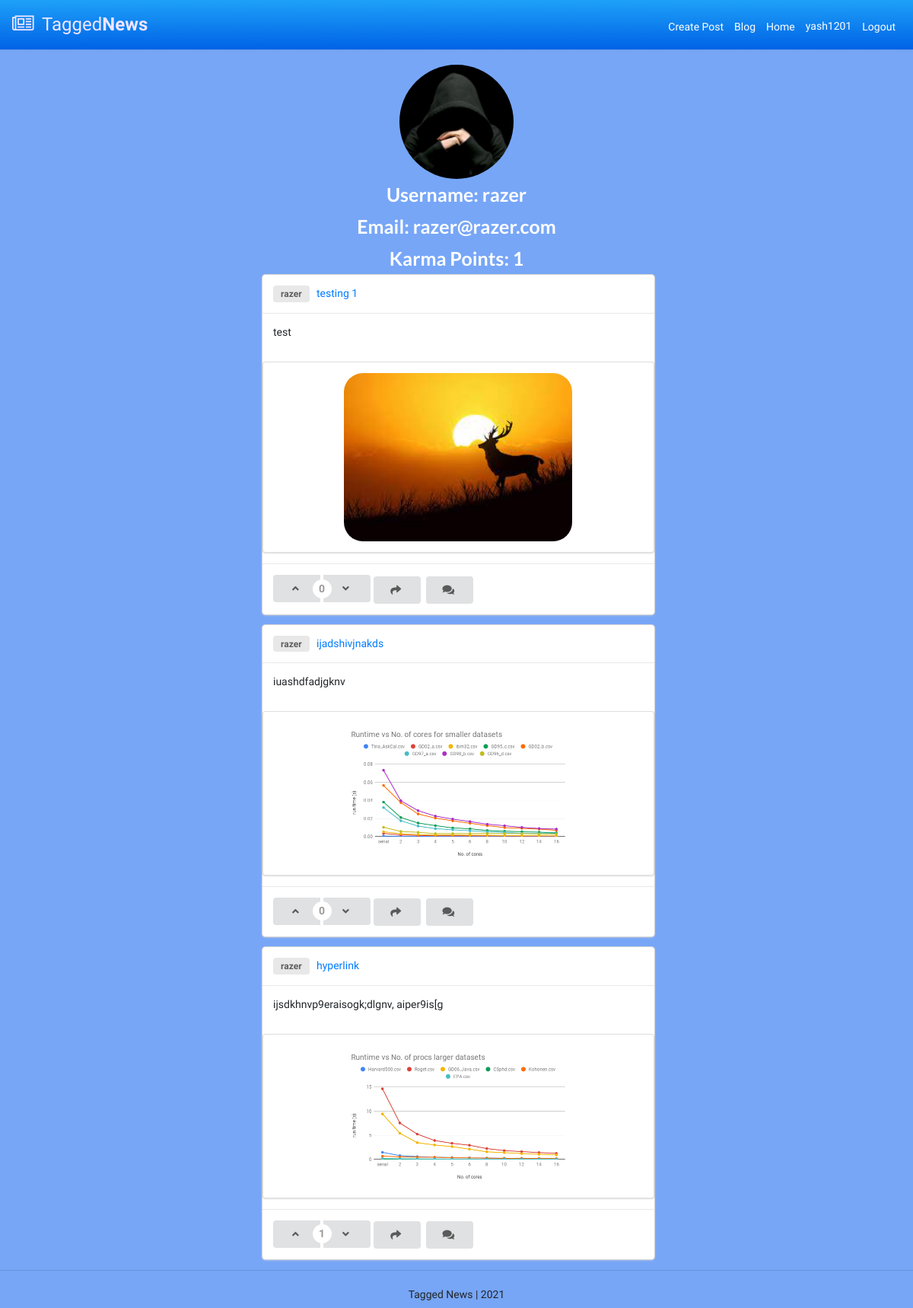
The page /account/profile/razer (signed in) on the database its author committed.
### account/models.py (models this page shows, shortened)
class Account(AbstractBaseUser, PermissionsMixin):
    email                       = models.EmailField(verbose_name="email", max_length=60, unique=True)
    username                    = models.CharField(max_length=30, unique=True)
    avatar                      = models.ImageField(upload_to=upload_location,default='avatar/default.png', blank=False)
    date_joined                 = models.DateTimeField(verbose_name='date joined', auto_now_add=True)
    last_login                  = models.DateTimeField(verbose_name='last login', auto_now=True)
    is_admin                    = models.BooleanField(default=False)
    is_active                   = models.BooleanField(default=True)
    is_staff                    = models.BooleanField(default=False)
    is_superuser                = models.BooleanField(default=False)
    USERNAME_FIELD = 'email'
    REQUIRED_FIELDS = ['username',]
    objects = MyAccountManager()

### blog/models.py (models this page shows, shortened)
class BlogPost(models.Model):
    title               = models.CharField(max_length=50, null=False, blank=False)
    body                = models.TextField(max_length=5000, null=False, blank=False)
    image               = models.ImageField(upload_to=upload_location, null=False, blank=False)
    date_published      = models.DateTimeField(auto_now_add=True, verbose_name="date_publishd")
    date_updated        = models.DateTimeField(auto_now=True, verbose_name="date_updated")
    author              = models.ForeignKey(settings.AUTH_USER_MODEL, on_delete=models.CASCADE)
    slug                = models.SlugField(blank=True, unique=True)
    upvote              = models.IntegerField(default=0)
    downvote            = models.IntegerField(default=0)
    def count_vote(self):
        return self.upvote-self.downvote

### account/views.py (the view)
# urls.py: path('account/profile/<username>', profile_view, name="profile"),
def profile_view(request, username):
	user = get_object_or_404(Account, username=username)
	context = {}
	context['user'] = user
	karma_points = 0
	blog_posts = BlogPost.objects.filter(author=user)
	for blog in blog_posts:
		karma_points += blog.count_vote()
	context['blogs'] = blog_posts
	context['karma'] = karma_points
	return render(request, "account/profile.html", context)

### account/templates/account/profile.html (shortened to what this page needs)
{% extends 'base.html' %}
{% block content %}
<body>
    <img class="rounded-circle account-img" src="{{user.avatar.url}}" height="150" width="150">
	<h2 class="account-heading"><b>Username: {{ user.username }}</b></h2>
	<h2 class="account-heading"><b>Email: {{ user.email }}</b></h2>
	<h2 class="account-heading"><b>Karma Points: {{ karma }}</b></h2>
	<div class="all_posts">
	<div class="ui grid">
		<div class = "row">
			<div class = "ten wide column">
    {% for blog in blogs%}
				<div class="ui fluid card">
					<div class="content">
						<a class="item">
						    <div class="ui horizontal label">{{blog.author.username}}</div>
							<a href="{% url 'blog:detail' blog.slug %}" style="text-decoration: none">{{blog.title}}</a>
						</a>
					</div>
					<div class="content">
						{{blog.body}}
					</div>
					<div class="ui segment">
						<img class="ui centered medium image", src={{blog.image.url}} >
					</div>
					<div class="content">
						<div class="all-buttons">
							<div class="ui buttons" id="vote">
								<div class="ui vertical animated button" tabindex="0">
									<div class="visible content">
										<i class="angle up icon"></i>
									</div>
								</div>
								<div class="or" data-text={{blog.count_vote}}></div>
								<div class="ui vertical animated button" tabindex="0">
									<div class="visible content">
										<i class="angle down icon"></i>
									</div>
								</div>
							</div>
							<div class="ui vertical animated button" tabindex="0" onclick="pmodal()">
								<div class="visible content">
									<i class="share icon"></i>
								</div>
							</div>
							<a href="{% url 'blog:detail' blog.slug %}" class="ui vertical animated button" tabindex="0">
								<div class="visible content">
									<i class="comments icon"></i>
								</div>
							</a>
						</div>
					</div>
				</div>
				{% endfor %}
		</div>
		</div>
		</div>
		</div>
</body>
{% endblock content %}

### templates/snippets/header.html (shortened to what this page needs)
<link rel="stylesheet" href="https://stackpath.bootstrapcdn.com/bootstrap/4.5.0/css/bootstrap.min.css">
<link rel="stylesheet" href="https://maxcdn.bootstrapcdn.com/font-awesome/4.7.0/css/font-awesome.min.css">
<body>
<nav class="navbar navbar-expand-xl navbar-dark bg-dark">
	<a href="{% url 'home' %}" class="navbar-brand"><i class="fa fa-newspaper-o"></i> Tagged<b>News</b></a>
		 <!-- {% load static %}
		 <a href="{% url 'home' %}" class="navbar-brand">
			<svg width="200" height="100"
       		 xmlns="http://www.w3.org/2000/svg">
        	<image href="{% static '/logo.png' %}" height="100" width="200"/>
        	</svg>
		 </a>  -->
	<div id="navbarCollapse" class="collapse navbar-collapse justify-content-start">
		<div class="navbar-nav ml-auto">
			{% if request.user.is_authenticated %}
			<a href="{% url 'blog:create' %}" class="nav-item nav-link"><span>Create Post</span></a>
			<a href="{% url 'blog' %}" class="nav-item nav-link"><span>Blog</span></a>
			<a href="{% url 'home' %}" class="nav-item nav-link"><span>Home</span></a>
			<div class="nav-item dropdown">
				<a href="#" data-toggle="dropdown" class="nav-item nav-link"><span>{{request.user.username}}</span></a>
			</div>
			<a href="{% url 'logout' %}" class="nav-item nav-link"><span>Logout</span></a>
			{% endif %}
		</div>
	</div>
</nav>
</body>
</html>

### templates/snippets/header.html (style rules this page uses)
body { background: #eeeeee; font-family: 'Varela Round', sans-serif; }
.navbar { color: #ffffff; background: linear-gradient(180deg,#1ea1f8,#0062E6) !important; padding: 10px 16px; margin-bottom:20px ; border-radius: 0; border: none; box-shadow: 0 0 4px rgba(0,0,0,.1); }
.navbar .navbar-brand { color: #efe5ff; padding-left: 0; padding-right: 50px; font-size: 24px; }
.navbar .navbar-brand i { font-size: 25px; margin-right: 5px; }
.navbar .nav-item span { position: relative; top: 3px; }
.navbar .navbar-nav > a { color: #efe5ff; padding: 8px 15px; font-size: 14px; }
.navbar-dark .navbar-nav .nav-link span { color: #ffffff; }

### account/templates/account/profile.html (style rules this page uses)
body { background: #77A6F7; }
.all_posts { margin-left: 30%; }
.image { border-radius: 25px; transition: border-radius 0.5s, width 1s ease, height 1s ease; }
.account-img { display: block; margin:auto; }
h2 { padding-top: 5px; text-align: center; font-size: 25px; color: #FFFFFF; }
.card { max-width: 700px; border-radius: 0.9rem; margin-bottom: 30px; }

### rows shown on the page
Account: user.username "yash1201"
Account: avatar (placeholder picture), username "razer", email "razer@razer.com"
BlogPost: author.username "razer", title "testing 1", body "test", image (picture), upvote 0 (drawn)
BlogPost: author.username "razer", title "ijadshivjnakds", body "iuashdfadjgknv", image (picture), upvote 0 (drawn)
BlogPost: author.username "razer", title "hyperlink", body "ijsdkhnvp9eraisogk;dlgnv, aiper9is[g", image (picture), upvote 1 (drawn)

### other values the page prints
{{ karma }} "1"
